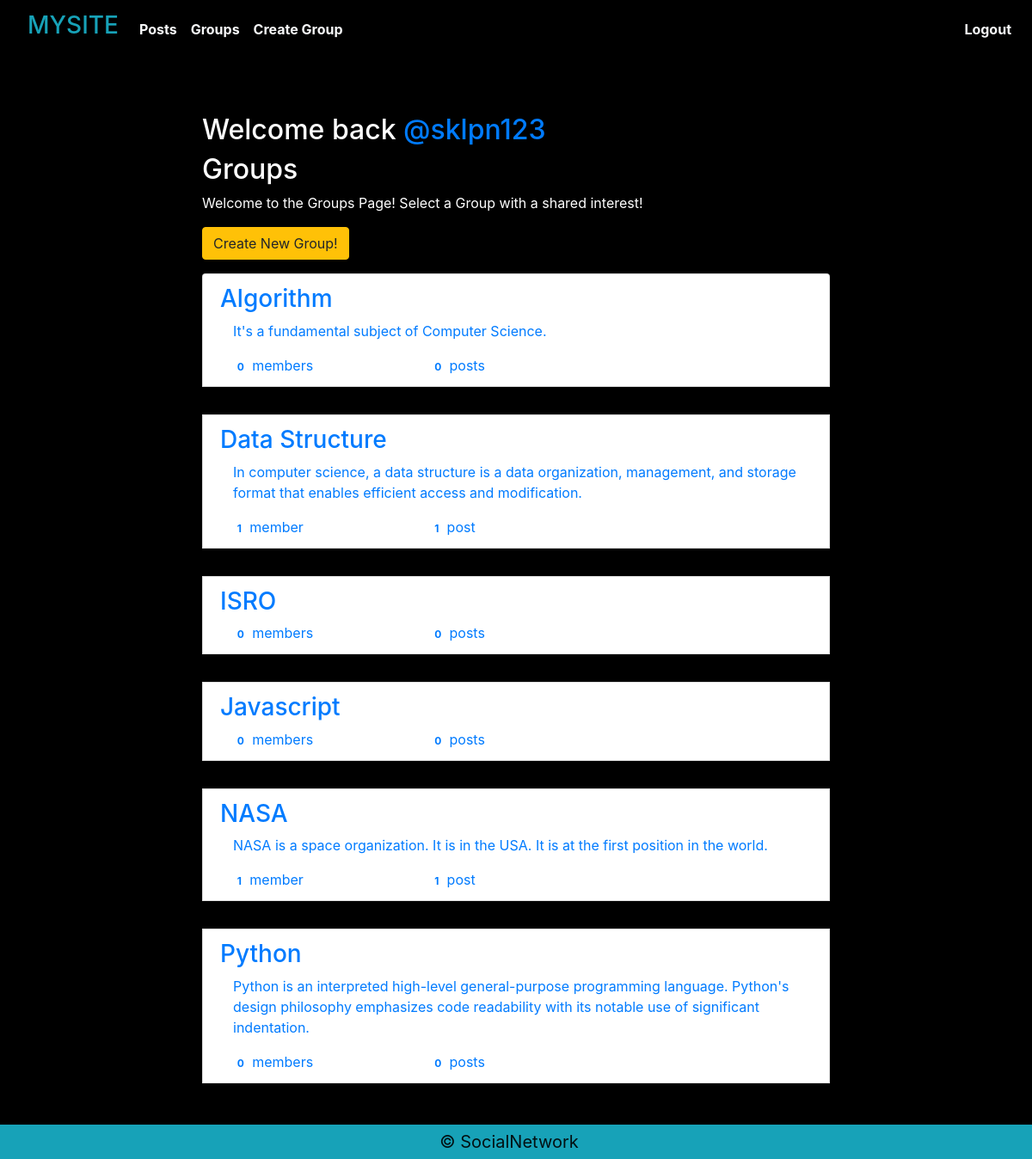
Screenshot of /groups/ (signed in) with the database file from the repository.
### groups/models.py (models this page shows, shortened)
class Group(models.Model):
    name = models.CharField(max_length=255, unique=True)
    slug = models.SlugField(allow_unicode=True, unique=True)
    description = models.TextField(blank=True, default='')
    description_html = models.TextField(editable=False, default='', blank=True)
    members = models.ManyToManyField(User,through="GroupMember")
    class Meta:
        ordering = ["name"]

### groups/views.py (the view)
# urls.py: path('', views.ListGroups.as_view(), name="all"),
class ListGroups(generic.ListView):
    model = Group

### groups/templates/groups/group_list.html (shortened to what this page needs)
{% extends "groups/group_base.html" %}
{% block pregroup %}
<div class="row justify-content-around mt-3">
	<div class="col-md-8">
	{% if user.is_authenticated %}
		<h2 class="mt-5">
			Welcome back
			<a href="{% url 'posts:for_user' username=user.username %}">@{{user.username }}</a>
		</h2>
       {% endif %}
	<div class="content">
		<h2>Groups</h2>
		<p>Welcome to the Groups Page! Select a Group with a shared interest!</p>
	</div>
	{% if user.is_authenticated %}
	<a href="{% url 'groups:create' %}" class=" btn btn-md btn-fill btn-warning"> Create New Group!</a>
	{% endif %}
    </div>
</div>
{% endblock pregroup %}
{% block group_content %}
<div class="row justify-content-around mt-3">
<div class="col-md-8">
	<div class="list-group">
		{% for group in object_list %}
		  <a class="list-group-item" href="{% url 'groups:single' slug=group.slug %}">
			     <h3 class="title list-group-item-heading">{{ group.name }}</h3>
			<div class="list-group-item-text container-fluid">
				{{ group.description_html|safe }}
				<div class="row">
					<div class="col-md-4">
						<span class="badge">{{ group.members.count }}</span> member{{ group.members.count|pluralize }}
					</div>
					<div class="col-md-4">
						<span class="badge">{{ group.posts.count }}</span> post{{ group.posts.count|pluralize }}
					</div>
				</div>
			</div>
		</a>
		{% endfor %}
	</div>
</div>
</div>
{% endblock group_content %}

### static/SocialNetwork/css/master.css (style rules this page uses)
body { margin: 0; overflow-y: scro; overflow-x: hidden; background-color: black; color:white; height: 50%; }

### rows the page displays
Group: name "Algorithm", description_html "It's a fundamental subject of Computer Science.", members.count "0", posts.count "0"
Group: name "Data Structure", description_html "In computer science, a data structure is a data organization, management, and storage format that enables efficient access and modification.", members.count "1", posts.count "1"
Group: name "ISRO", members.count "0", posts.count "0"
Group: name "Javascript", members.count "0", posts.count "0"
Group: name "NASA", description_html "NASA is a space organization. It is in the USA. It is at the first position in the world.", members.count "1", posts.count "1"
Group: name "Python", description_html "Python is an interpreted high-level general-purpose programming language. Python's design philosophy emphasizes code readability with its notable use of significant indentation.", members.count "0", posts.count "0"

### other values shown
{{ user.username }} "sklpn123"
